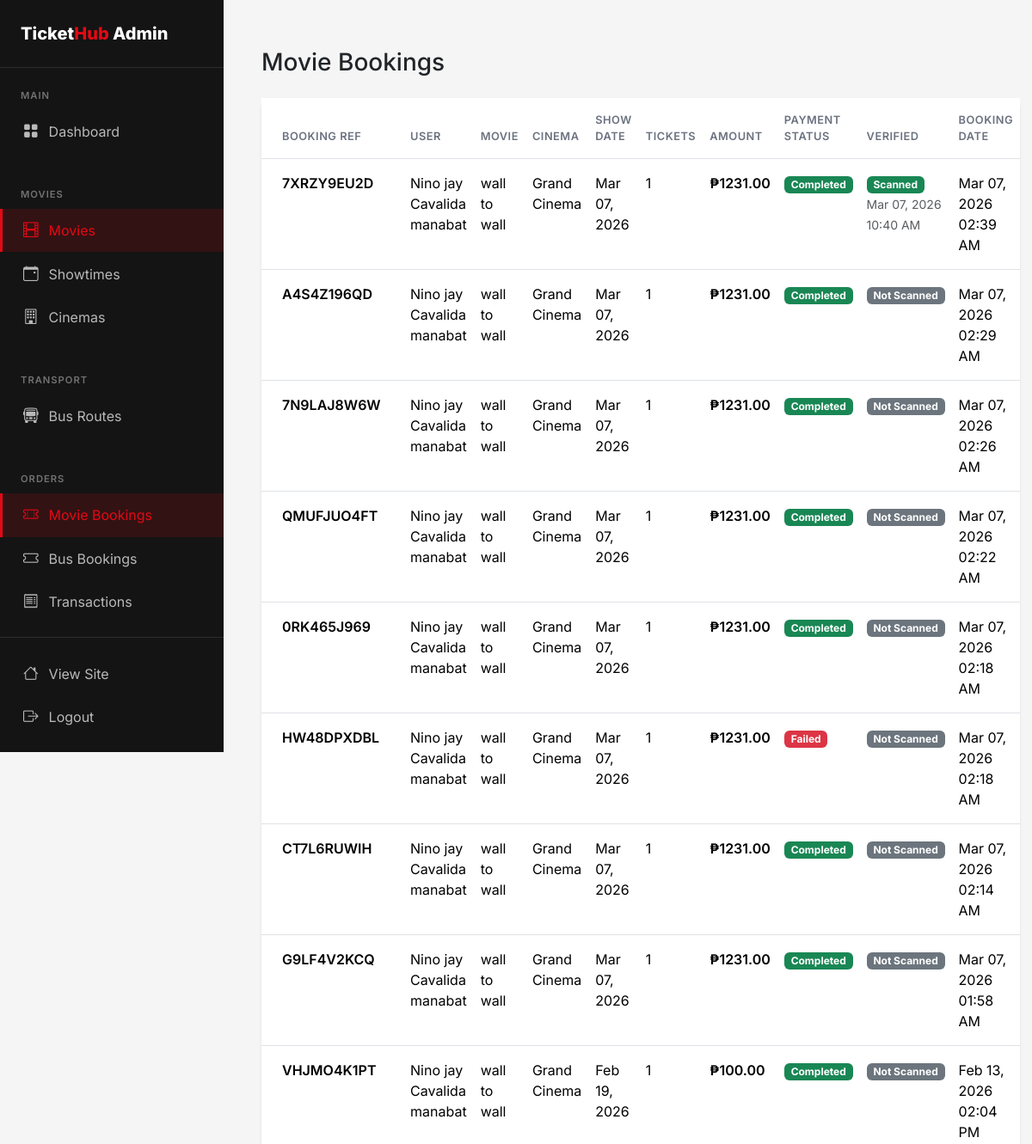
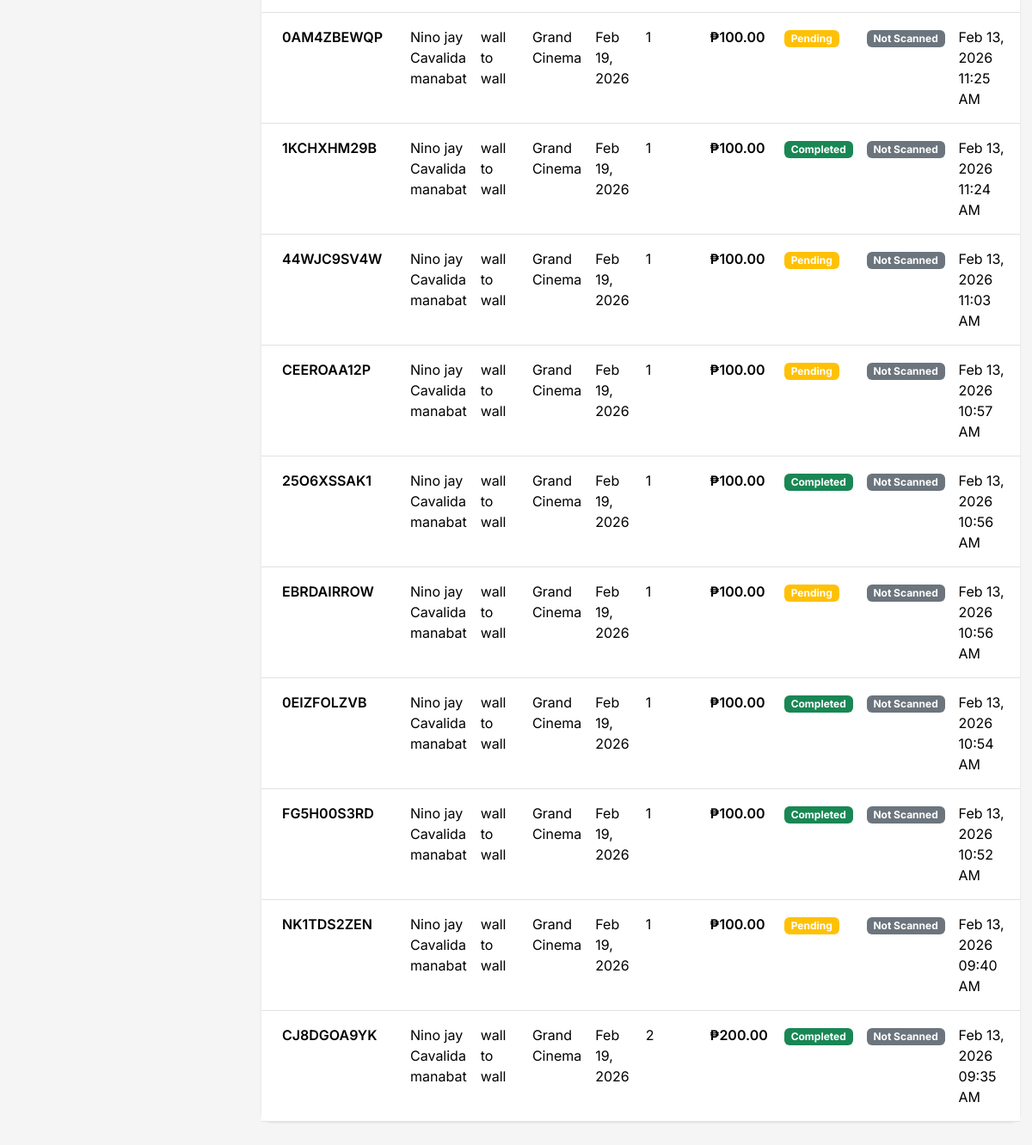
/admin/bookings/movies (signed in), run on the app's committed database (2 pictures, top to bottom).
### flask_app/app.py (models this page shows, shortened)
class MovieBooking(db.Model):
    id = db.Column(db.Integer, primary_key=True)
    user_id = db.Column(db.Integer, db.ForeignKey('user.id'), nullable=False)
    showtime_id = db.Column(db.Integer, db.ForeignKey('showtime.id'), nullable=False)
    num_tickets = db.Column(db.Integer, nullable=False)
    seat_numbers = db.Column(db.String(200))
    total_amount = db.Column(db.Float, nullable=False)
    payment_status = db.Column(db.String(20), default='pending')  # pending, completed, failed, refunded
    payment_method = db.Column(db.String(20))     # 'card', 'gcash', 'paymaya', 'paypal'
    payment_reference = db.Column(db.String(255)) # PayMongo source/payment id
    booking_reference = db.Column(db.String(20), unique=True)
    is_verified = db.Column(db.Boolean, default=False, nullable=False)
    verified_at = db.Column(db.DateTime, nullable=True)
    created_at = db.Column(db.DateTime, default=datetime.utcnow)

class User(UserMixin, db.Model):
    id = db.Column(db.Integer, primary_key=True)
    email = db.Column(db.String(120), unique=True, nullable=False)
    password_hash = db.Column(db.String(256), nullable=False)
    name = db.Column(db.String(100), nullable=False)
    phone = db.Column(db.String(20))
    is_admin = db.Column(db.Boolean, default=False)
    created_at = db.Column(db.DateTime, default=datetime.utcnow)
    movie_bookings = db.relationship('MovieBooking', backref='user', lazy=True)
    bus_bookings = db.relationship('BusBooking', backref='user', lazy=True)

class Movie(db.Model):
    id = db.Column(db.Integer, primary_key=True)
    title = db.Column(db.String(200), nullable=False)
    description = db.Column(db.Text)
    genre = db.Column(db.String(100))
    duration = db.Column(db.Integer)  # in minutes
    rating = db.Column(db.String(10))  # PG, PG-13, R, etc.
    poster_image = db.Column(db.String(255))
    trailer_url = db.Column(db.String(255))
    release_date = db.Column(db.Date)
    is_active = db.Column(db.Boolean, default=True)
    created_at = db.Column(db.DateTime, default=datetime.utcnow)
    showtimes = db.relationship('Showtime', backref='movie', lazy=True, cascade='all, delete-orphan')

class Cinema(db.Model):
    id = db.Column(db.Integer, primary_key=True)
    name = db.Column(db.String(100), nullable=False)
    location = db.Column(db.String(200))
    total_seats = db.Column(db.Integer, default=100)
    showtimes = db.relationship('Showtime', backref='cinema', lazy=True)

class Showtime(db.Model):
    id = db.Column(db.Integer, primary_key=True)
    movie_id = db.Column(db.Integer, db.ForeignKey('movie.id'), nullable=False)
    cinema_id = db.Column(db.Integer, db.ForeignKey('cinema.id'), nullable=False)
    show_date = db.Column(db.Date, nullable=False)
    show_time = db.Column(db.Time, nullable=False)
    price = db.Column(db.Float, nullable=False)
    available_seats = db.Column(db.Integer)
    bookings = db.relationship('MovieBooking', backref='showtime', lazy=True)

### flask_app/app.py (the view)
@app.route('/admin/bookings/movies')
@login_required
@admin_required
def admin_movie_bookings():
    bookings = MovieBooking.query.order_by(MovieBooking.created_at.desc()).all()
    return render_template('admin/bookings/movies.html', bookings=bookings)

### flask_app/app.py (called while the page is built)
@app.after_request
def add_no_cache_headers(response):
    if request.endpoint != 'static':
        response.headers['Cache-Control'] = 'no-store, no-cache, must-revalidate, private, max-age=0'
        response.headers['Pragma'] = 'no-cache'
        response.headers['Expires'] = '0'
    return response

@login_manager.user_loader
def load_user(user_id):
    return User.query.get(int(user_id))

def admin_required(f):
    @wraps(f)
    def decorated_function(*args, **kwargs):
        if not current_user.is_authenticated or not current_user.is_admin:
            flash('You need admin access for this action.', 'error')
            return redirect(url_for('index'))
        return f(*args, **kwargs)
    return decorated_function

### flask_app/templates/admin/bookings/movies.html (shortened to what this page needs)
{% extends 'admin/base.html' %}
{% block admin_content %}
<div class="container-fluid py-4">
    <div class="row mb-4">
        <div class="col-12">
            <h1 class="h3 mb-0">Movie Bookings</h1>
        </div>
    </div>
    {% if bookings %}
    <div class="card">
        <div class="table-responsive">
            <table class="table table-hover mb-0">
                <thead class="bg-light">
                    <tr>
                        <th class="px-4 py-3">Booking Ref</th>
                        <th class="py-3">User</th>
                        <th class="py-3">Movie</th>
                        <th class="py-3">Cinema</th>
                        <th class="py-3">Show Date</th>
                        <th class="py-3">Tickets</th>
                        <th class="py-3">Amount</th>
                        <th class="py-3">Payment Status</th>
                        <th class="py-3">Verified</th>
                        <th class="py-3">Booking Date</th>
                    </tr>
                </thead>
                <tbody>
                    {% for booking in bookings %}
                    <tr>
                        <td class="px-4 py-3">
                            <span class="fw-semibold">{{ booking.booking_reference }}</span>
                        </td>
                        <td class="py-3">{{ booking.user.name }}</td>
                        <td class="py-3">{{ booking.showtime.movie.title }}</td>
                        <td class="py-3">{{ booking.showtime.cinema.name }}</td>
                        <td class="py-3">{{ booking.showtime.show_date.strftime('%b %d, %Y') }}</td>
                        <td class="py-3">{{ booking.num_tickets }}</td>
                        <td class="py-3 fw-semibold">₱{{ "%.2f"|format(booking.total_amount) }}</td>
                        <td class="py-3">
                            {% if booking.payment_status in ['completed', 'paid'] %}
                                    <span class="badge bg-success">Completed</span>
                                {% elif booking.payment_status == 'pending' %}
                                    <span class="badge bg-warning">Pending</span>
                                {% else %}
                                    <span class="badge bg-danger">Failed</span>
                                {% endif %}
                        </td>
                        <td class="py-3">
                            {% if booking.is_verified %}
                                <span class="badge bg-success">Scanned</span>
                                <div><small class="text-muted">{{ booking.verified_at.strftime('%b %d, %Y %I:%M %p') if booking.verified_at else '' }}</small></div>
                            {% else %}
                                <span class="badge bg-secondary">Not Scanned</span>
                            {% endif %}
                        </td>
                        <td class="py-3">{{ booking.created_at.strftime('%b %d, %Y %I:%M %p') }}</td>
                    </tr>
                    {% endfor %}
                </tbody>
            </table>
        </div>
    </div>
    {% else %}
    <div class="alert alert-info text-center py-5">
        <i class="bi bi-info-circle me-2"></i>
        <strong>No movie bookings found</strong>
    </div>
    {% endif %}
</div>
{% endblock %}

### flask_app/templates/admin/base.html (style rules this page uses)
:root { --primary: #E50914; --primary-dark: #B20710; --secondary: #0A84FF; --dark: #141414; --dark-lighter: #1F1F1F; --gray-100: #F5F5F5; --gray-200: #E5E5E5; --gray-600: #6B7280; --success: #22C55E; }
body { font-family: 'Inter', sans-serif; background: var(--gray-100); }
.card { border: none; border-radius: 12px; box-shadow: 0 1px 3px rgba(0,0,0,0.1); }
.table th { font-weight: 600; font-size: 0.8rem; text-transform: uppercase; letter-spacing: 0.5px; color: var(--gray-600); }

### data on the page
MovieBooking: booking_reference "7XRZY9EU2D", user.name "Nino jay Cavalida manabat", showtime.movie "wall to wall", showtime.cinema.name "Grand Cinema", showtime.show_date "Mar 07, 2026", num_tickets "1", total_amount "1231.00", payment_status "Completed", verified_at "Mar 07, 2026 10:40 AM", created_at "Mar 07, 2026 02:39 AM"
MovieBooking: booking_reference "A4S4Z196QD", user.name "Nino jay Cavalida manabat", showtime.movie "wall to wall", showtime.cinema.name "Grand Cinema", showtime.show_date "Mar 07, 2026", num_tickets "1", total_amount "1231.00", payment_status "Completed", is_verified "Not Scanned", created_at "Mar 07, 2026 02:29 AM"
MovieBooking: booking_reference "7N9LAJ8W6W", user.name "Nino jay Cavalida manabat", showtime.movie "wall to wall", showtime.cinema.name "Grand Cinema", showtime.show_date "Mar 07, 2026", num_tickets "1", total_amount "1231.00", payment_status "Completed", is_verified "Not Scanned", created_at "Mar 07, 2026 02:26 AM"
MovieBooking: booking_reference "QMUFJUO4FT", user.name "Nino jay Cavalida manabat", showtime.movie "wall to wall", showtime.cinema.name "Grand Cinema", showtime.show_date "Mar 07, 2026", num_tickets "1", total_amount "1231.00", payment_status "Completed", is_verified "Not Scanned", created_at "Mar 07, 2026 02:22 AM"
MovieBooking: booking_reference "0RK465J969", user.name "Nino jay Cavalida manabat", showtime.movie "wall to wall", showtime.cinema.name "Grand Cinema", showtime.show_date "Mar 07, 2026", num_tickets "1", total_amount "1231.00", payment_status "Completed", is_verified "Not Scanned", created_at "Mar 07, 2026 02:18 AM"
MovieBooking: booking_reference "HW48DPXDBL", user.name "Nino jay Cavalida manabat", showtime.movie "wall to wall", showtime.cinema.name "Grand Cinema", showtime.show_date "Mar 07, 2026", num_tickets "1", total_amount "1231.00", payment_status "Failed", is_verified "Not Scanned", created_at "Mar 07, 2026 02:18 AM"
MovieBooking: booking_reference "CT7L6RUWIH", user.name "Nino jay Cavalida manabat", showtime.movie "wall to wall", showtime.cinema.name "Grand Cinema", showtime.show_date "Mar 07, 2026", num_tickets "1", total_amount "1231.00", payment_status "Completed", is_verified "Not Scanned", created_at "Mar 07, 2026 02:14 AM"
MovieBooking: booking_reference "G9LF4V2KCQ", user.name "Nino jay Cavalida manabat", showtime.movie "wall to wall", showtime.cinema.name "Grand Cinema", showtime.show_date "Mar 07, 2026", num_tickets "1", total_amount "1231.00", payment_status "Completed", is_verified "Not Scanned", created_at "Mar 07, 2026 01:58 AM"
MovieBooking: booking_reference "VHJMO4K1PT", user.name "Nino jay Cavalida manabat", showtime.movie "wall to wall", showtime.cinema.name "Grand Cinema", showtime.show_date "Feb 19, 2026", num_tickets "1", total_amount "100.00", payment_status "Completed", is_verified "Not Scanned", created_at "Feb 13, 2026 02:04 PM"
MovieBooking: booking_reference "0AM4ZBEWQP", user.name "Nino jay Cavalida manabat", showtime.movie "wall to wall", showtime.cinema.name "Grand Cinema", showtime.show_date "Feb 19, 2026", num_tickets "1", total_amount "100.00", payment_status "Pending", is_verified "Not Scanned", created_at "Feb 13, 2026 11:25 AM"
MovieBooking: booking_reference "1KCHXHM29B", user.name "Nino jay Cavalida manabat", showtime.movie "wall to wall", showtime.cinema.name "Grand Cinema", showtime.show_date "Feb 19, 2026", num_tickets "1", total_amount "100.00", payment_status "Completed", is_verified "Not Scanned", created_at "Feb 13, 2026 11:24 AM"
MovieBooking: booking_reference "44WJC9SV4W", user.name "Nino jay Cavalida manabat", showtime.movie "wall to wall", showtime.cinema.name "Grand Cinema", showtime.show_date "Feb 19, 2026", num_tickets "1", total_amount "100.00", payment_status "Pending", is_verified "Not Scanned", created_at "Feb 13, 2026 11:03 AM"
MovieBooking: booking_reference "CEEROAA12P", user.name "Nino jay Cavalida manabat", showtime.movie "wall to wall", showtime.cinema.name "Grand Cinema", showtime.show_date "Feb 19, 2026", num_tickets "1", total_amount "100.00", payment_status "Pending", is_verified "Not Scanned", created_at "Feb 13, 2026 10:57 AM"
MovieBooking: booking_reference "25O6XSSAK1", user.name "Nino jay Cavalida manabat", showtime.movie "wall to wall", showtime.cinema.name "Grand Cinema", showtime.show_date "Feb 19, 2026", num_tickets "1", total_amount "100.00", payment_status "Completed", is_verified "Not Scanned", created_at "Feb 13, 2026 10:56 AM"
MovieBooking: booking_reference "EBRDAIRROW", user.name "Nino jay Cavalida manabat", showtime.movie "wall to wall", showtime.cinema.name "Grand Cinema", showtime.show_date "Feb 19, 2026", num_tickets "1", total_amount "100.00", payment_status "Pending", is_verified "Not Scanned", created_at "Feb 13, 2026 10:56 AM"
MovieBooking: booking_reference "0EIZFOLZVB", user.name "Nino jay Cavalida manabat", showtime.movie "wall to wall", showtime.cinema.name "Grand Cinema", showtime.show_date "Feb 19, 2026", num_tickets "1", total_amount "100.00", payment_status "Completed", is_verified "Not Scanned", created_at "Feb 13, 2026 10:54 AM"
MovieBooking: booking_reference "FG5H00S3RD", user.name "Nino jay Cavalida manabat", showtime.movie "wall to wall", showtime.cinema.name "Grand Cinema", showtime.show_date "Feb 19, 2026", num_tickets "1", total_amount "100.00", payment_status "Completed", is_verified "Not Scanned", created_at "Feb 13, 2026 10:52 AM"
MovieBooking: booking_reference "NK1TDS2ZEN", user.name "Nino jay Cavalida manabat", showtime.movie "wall to wall", showtime.cinema.name "Grand Cinema", showtime.show_date "Feb 19, 2026", num_tickets "1", total_amount "100.00", payment_status "Pending", is_verified "Not Scanned", created_at "Feb 13, 2026 09:40 AM"
MovieBooking: booking_reference "CJ8DGOA9YK", user.name "Nino jay Cavalida manabat", showtime.movie "wall to wall", showtime.cinema.name "Grand Cinema", showtime.show_date "Feb 19, 2026", num_tickets "2", total_amount "200.00", payment_status "Completed", is_verified "Not Scanned", created_at "Feb 13, 2026 09:35 AM"
